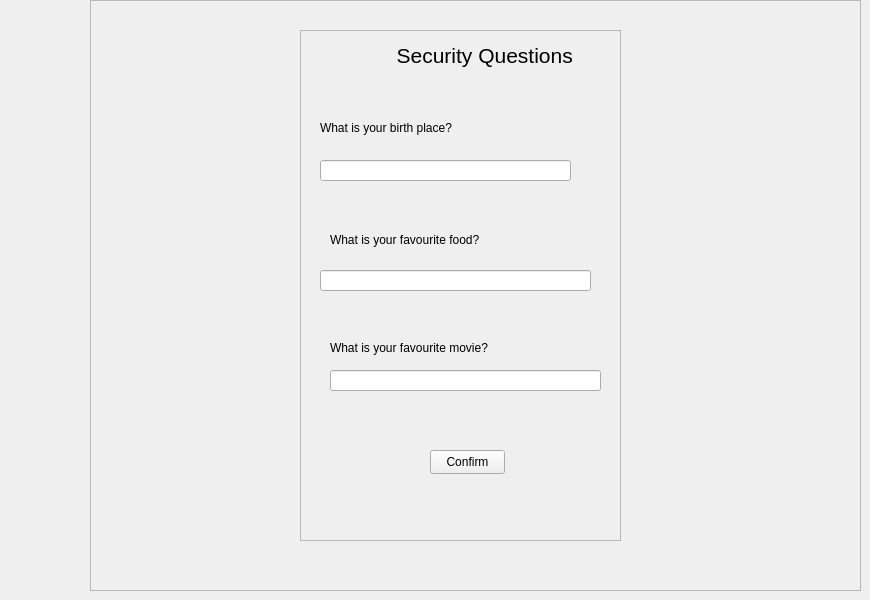
        <widget class="QWidget" name="page_11">
         <widget class="QFrame" name="innerFrame_5">
          <property name="geometry">
           <rect>
            <x>90</x>
            <y>0</y>
            <width>771</width>
            <height>591</height>
           </rect>
          </property>
          <property name="styleSheet">
           <string notr="true"/>
          </property>
          <property name="frameShape">
           <enum>QFrame::StyledPanel</enum>
          </property>
          <property name="frameShadow">
           <enum>QFrame::Raised</enum>
          </property>
          <widget class="QFrame" name="outerFrame_4">
           <property name="geometry">
            <rect>
             <x>210</x>
             <y>30</y>
             <width>321</width>
             <height>511</height>
            </rect>
           </property>
           <property name="styleSheet">
            <string notr="true"/>
           </property>
           <property name="frameShape">
            <enum>QFrame::StyledPanel</enum>
           </property>
           <property name="frameShadow">
            <enum>QFrame::Raised</enum>
           </property>
           <widget class="QLabel" name="labelsecuityqn_2">
            <property name="geometry">
             <rect>
              <x>50</x>
              <y>10</y>
              <width>271</width>
              <height>31</height>
             </rect>
            </property>
            <property name="font">
             <font>
              <pointsize>16</pointsize>
             </font>
            </property>
            <property name="text">
             <string>        Security Questions</string>
            </property>
           </widget>
           <widget class="QLabel" name="labelbirthPlace_2">
            <property name="geometry">
             <rect>
              <x>20</x>
              <y>90</y>
              <width>281</width>
              <height>16</height>
             </rect>
            </property>
            <property name="text">
             <string>What is your birth place?</string>
            </property>
           </widget>
           <widget class="QLabel" name="labelfavFood_2">
            <property name="geometry">
             <rect>
              <x>30</x>
              <y>200</y>
              <width>271</width>
              <height>20</height>
             </rect>
            </property>
            <property name="text">
             <string>What is your favourite food?</string>
            </property>
           </widget>
           <widget class="QLabel" name="labelfavMovie_2">
            <property name="geometry">
             <rect>
              <x>30</x>
              <y>310</y>
              <width>171</width>
              <height>16</height>
             </rect>
            </property>
            <property name="text">
             <string>What is your favourite movie? </string>
            </property>
           </widget>
           <widget class="QPushButton" name="pushButtonconfirm_2">
            <property name="geometry">
             <rect>
              <x>130</x>
              <y>420</y>
              <width>75</width>
              <height>24</height>
             </rect>
            </property>
            <property name="text">
             <string>Confirm</string>
            </property>
           </widget>
           <widget class="QLineEdit" name="lineEditbirthplace_2">
            <property name="geometry">
             <rect>
              <x>20</x>
              <y>130</y>
              <width>251</width>
              <height>21</height>
             </rect>
            </property>
           </widget>
           <widget class="QLineEdit" name="lineEditfavFood_2">
            <property name="geometry">
             <rect>
              <x>20</x>
              <y>240</y>
              <width>271</width>
              <height>21</height>
             </rect>
            </property>
           </widget>
           <widget class="QLineEdit" name="lineEditfavMovie_2">
            <property name="geometry">
             <rect>
              <x>30</x>
              <y>340</y>
              <width>271</width>
              <height>21</height>
             </rect>
            </property>
           </widget>
          </widget>
         </widget>
        </widget>
